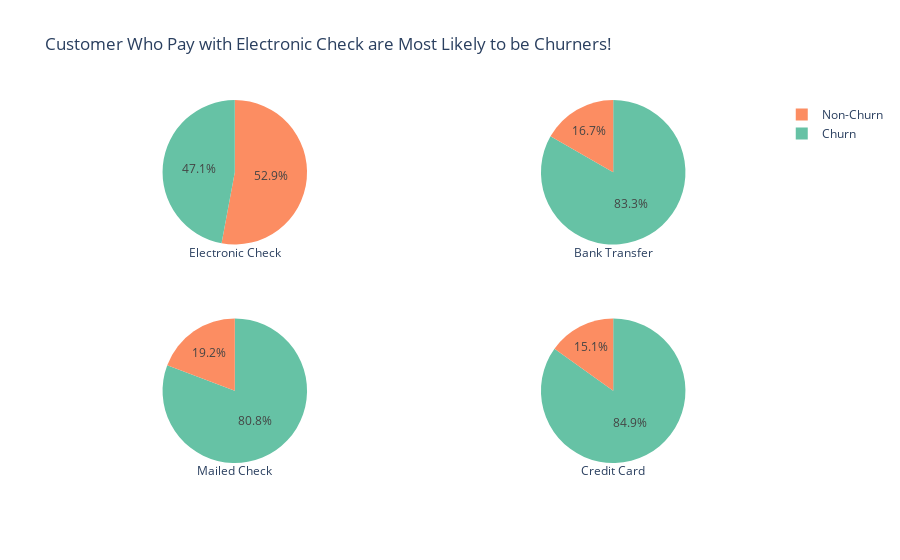

Notebook code for this chart:
### Code cell
electronic_check_churners =training_set.loc[training_set['PaymentMethod'] == 'Electronic check']
bank_transfer_churners =training_set.loc[training_set['PaymentMethod'] == 'Bank transfer (automatic)']
mailed_check_churners =training_set.loc[training_set['PaymentMethod'] == 'Mailed check']
credit_card_churners =training_set.loc[training_set['PaymentMethod'] == 'Credit card (automatic)']

electronic_check_churners_dist = extract_churners_distribution(electronic_check_churners)
bank_transfer_churners_dist = extract_churners_distribution(bank_transfer_churners)
mailed_check_churners_dist = extract_churners_distribution(mailed_check_churners)
credit_card_churners_dist = extract_churners_distribution(credit_card_churners)



# Create subplots, using 'domain' type for pie charts
specs = [
         [{'type':'domain'},{'type':'domain'}],
         [{'type':'domain'},{'type':'domain'}]
         ]
fig = make_subplots(rows=2, cols=2, specs=specs)

# Define pie charts
fig.add_trace(go.Pie(labels=electronic_check_churners_dist[0], values=electronic_check_churners_dist[1], title="Electronic Check",titleposition="bottom center"), 1, 1)
fig.add_trace(go.Pie(labels=bank_transfer_churners_dist[0], values=bank_transfer_churners_dist[1],title="Bank Transfer",titleposition="bottom center"), 1, 2)
fig.add_trace(go.Pie(labels=mailed_check_churners_dist[0], values=mailed_check_churners_dist[1],title="Mailed Check",titleposition="bottom center"), 2, 1)
fig.add_trace(go.Pie(labels=credit_card_churners_dist[0], values=credit_card_churners_dist[1], title="Credit Card",titleposition="bottom center"), 2, 2)


# Tune layout and hover info
fig.update_traces(hoverinfo='label+percent+name', textinfo='percent', marker_colors=px.colors.qualitative.Set2)
fig.update(layout_title_text='Customer Who Pay with Electronic Check are Most Likely to be Churners!',
           layout_showlegend=True)

fig = go.Figure(fig)
fig.show()

### Figure 1 — Plotly figure (JSON) as saved in the notebook; plotly's stock layout.template omitted (floating-point values rounded to 4 significant figures)
{"data": [{"domain": {"x": [0, 0.45], "y": [0.575, 1]}, "hoverinfo": "label+percent+name", "labels": ["Churn", "Non-Churn"], "marker": {"colors": ["rgb(102,194,165)", "rgb(252,141,98)", "rgb(141,160,203)", "rgb(231,138,195)", "rgb(166,216,84)", "rgb(255,217,47)", "rgb(229,196,148)", "rgb(179,179,179)"]}, "textinfo": "percent", "title": {"position": "bottom center", "text": "Electronic Check"}, "type": "pie", "values": [674, 758]}, {"domain": {"x": [0.55, 1], "y": [0.575, 1]}, "hoverinfo": "label+percent+name", "labels": ["Non-Churn", "Churn"], "marker": {"colors": ["rgb(102,194,165)", "rgb(252,141,98)", "rgb(141,160,203)", "rgb(231,138,195)", "rgb(166,216,84)", "rgb(255,217,47)", "rgb(229,196,148)", "rgb(179,179,179)"]}, "textinfo": "percent", "title": {"position": "bottom center", "text": "Bank Transfer"}, "type": "pie", "values": [742, 149]}, {"domain": {"x": [0, 0.45], "y": [0, 0.425]}, "hoverinfo": "label+percent+name", "labels": ["Non-Churn", "Churn"], "marker": {"colors": ["rgb(102,194,165)", "rgb(252,141,98)", "rgb(141,160,203)", "rgb(231,138,195)", "rgb(166,216,84)", "rgb(255,217,47)", "rgb(229,196,148)", "rgb(179,179,179)"]}, "textinfo": "percent", "title": {"position": "bottom center", "text": "Mailed Check"}, "type": "pie", "values": [777, 185]}, {"domain": {"x": [0.55, 1], "y": [0, 0.425]}, "hoverinfo": "label+percent+name", "labels": ["Non-Churn", "Churn"], "marker": {"colors": ["rgb(102,194,165)", "rgb(252,141,98)", "rgb(141,160,203)", "rgb(231,138,195)", "rgb(166,216,84)", "rgb(255,217,47)", "rgb(229,196,148)", "rgb(179,179,179)"]}, "textinfo": "percent", "title": {"position": "bottom center", "text": "Credit Card"}, "type": "pie", "values": [787, 140]}], "layout": {"showlegend": true, "title": {"text": "Customer Who Pay with Electronic Check are Most Likely to be Churners!"}}}
